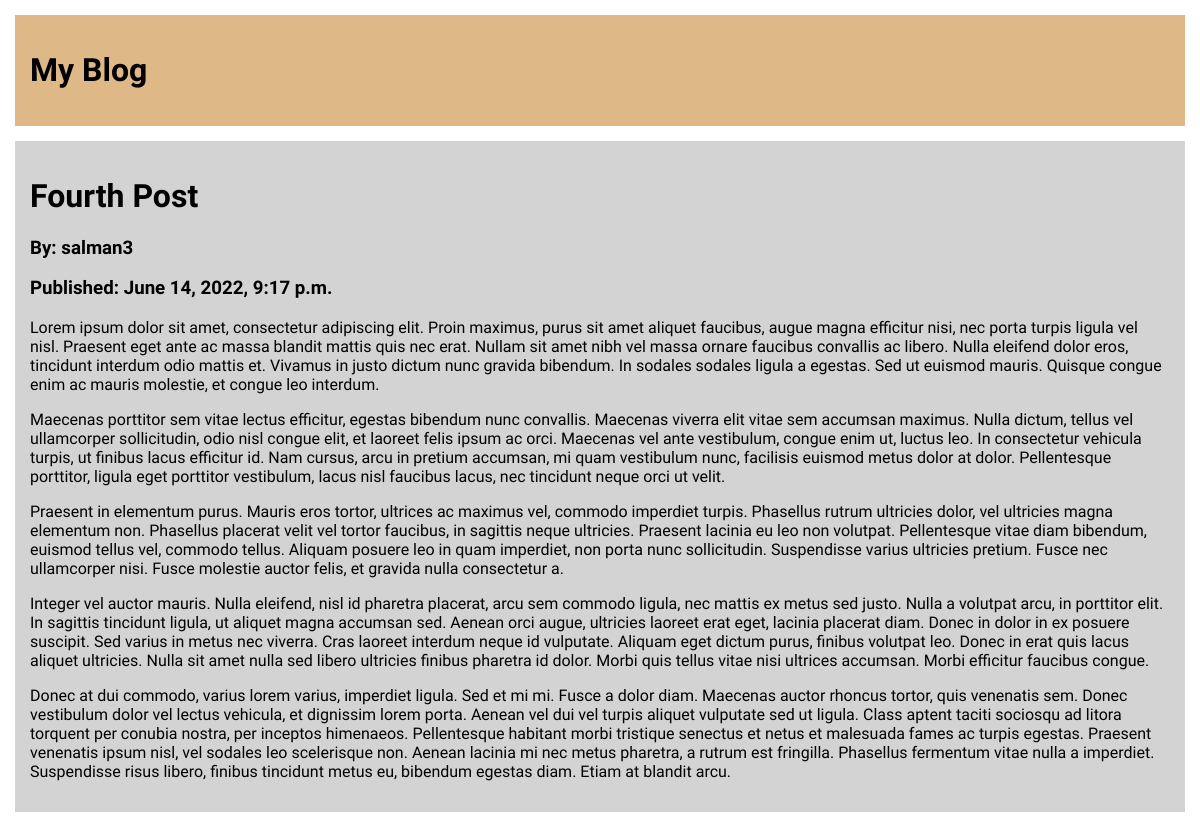
The app's page /post/4/ with its own data.
### main/models.py (models this page shows, shortened)
class BlogPost(models.Model):
    title = models.CharField(max_length=100)
    body = models.TextField()
    publication_date = models.DateTimeField(default=timezone.now)
    author = models.ForeignKey(
        to=settings.AUTH_USER_MODEL,
        on_delete=models.SET(get_deleted_user),
    )

### main/views.py (the view)
# urls.py: path('post/<int:pk>/', PostDetailView.as_view(), name='post_detail'),
class PostDetailView(DetailView):
    model = BlogPost

### main/templates/main/blogpost_detail.html
{% extends 'main/base.html' %}
{% block content %}
    <div class="blogpost">
        <h1>{{ blogpost.title|escape }}</h1>
        <h3>By: {{ blogpost.author|escape }}</h3>
        <h3>Published: {{ blogpost.publication_date }}</h3>
        <div>{{ blogpost.body|escape|linebreaks }}</div>
    </div>
{% endblock content %}

### main/static/main/style.css (style rules this page uses)
body { font-family: 'Source Sans Pro', sans-serif; margin: 0; }
.blogpost { background: lightgray; margin: 15px; padding: 15px; }

### records on screen
BlogPost: title "Fourth Post", author "salman3", publication_date "June 14, 2022, 9:17 p.m.", body "Lorem ipsum dolor sit amet, consectetur adipiscing elit. Proin maximus, purus sit amet aliquet faucibus, augue magna efficitur nisi, nec porta turpis ligula vel nisl. Praesent eget ante ac massa blandit mattis quis nec erat. Nullam sit amet nibh vel massa ornare faucibus convallis ac libero. Nulla eleifend dolor eros, tincidunt interdum odio mattis et. Vivamus in justo dictum nunc gravida bibendum. In sodales sodales ligula a egestas. Sed ut euismod mauris. Quisque congue enim ac mauris molestie, et congue leo interdum. Maecenas porttitor sem vitae lectus efficitur, egestas bibendum nunc convallis. Maecenas viverra elit vitae sem accumsan maximus. Nulla dictum, tellus vel ullamcorper…"
